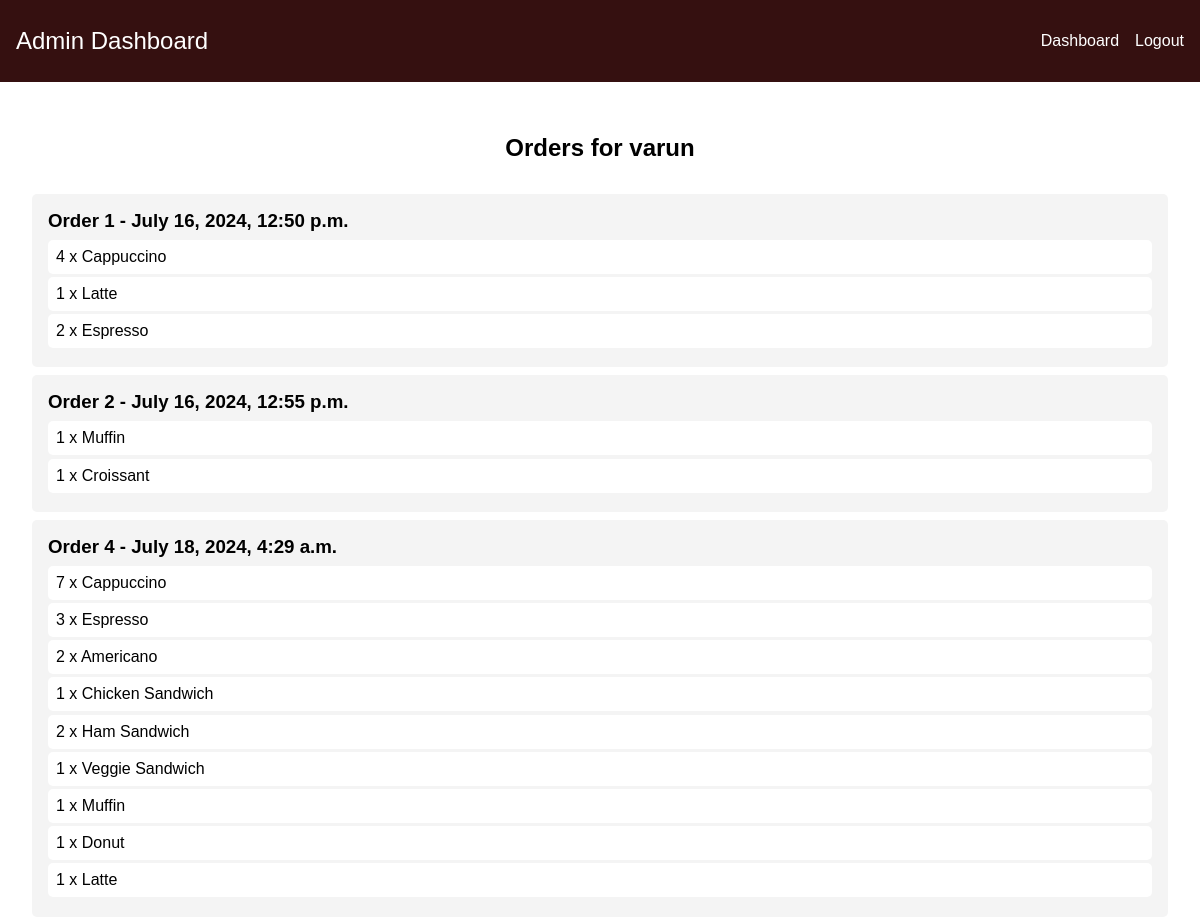
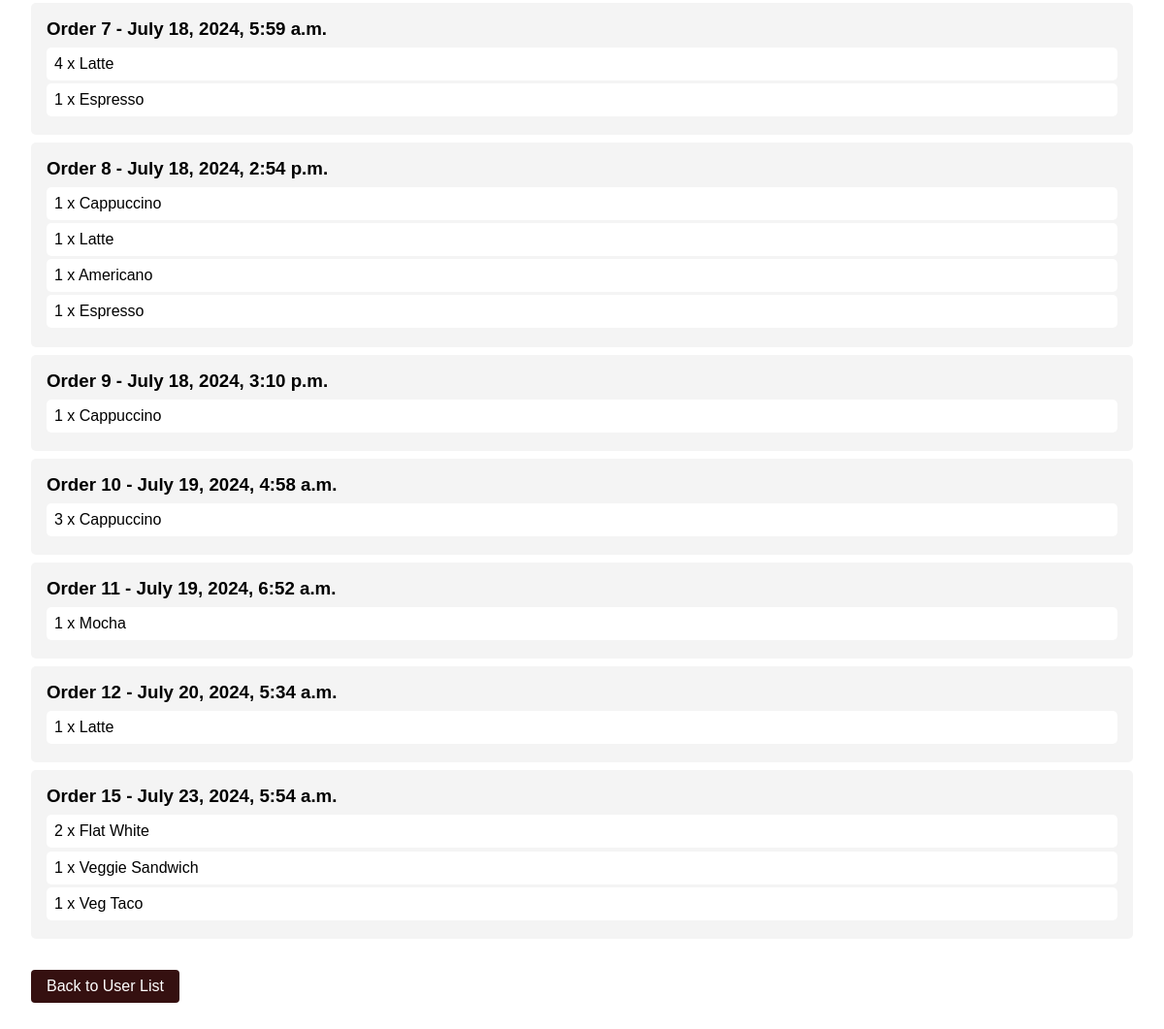
The app's page /users/4/orders/ with its own data (2 pictures, top to bottom).
### coffeeday/models.py (models this page shows, shortened)
class PastOrder(models.Model):
    user = models.ForeignKey(User, on_delete=models.CASCADE)
    created_at = models.DateTimeField(auto_now_add=True)

class PastOrderItem(models.Model):
    past_order = models.ForeignKey(PastOrder, on_delete=models.CASCADE, related_name='items')
    item = models.ForeignKey(Item, on_delete=models.CASCADE)
    quantity = models.PositiveIntegerField(default=1)

class Item(models.Model):
    ITEM_TYPE_CHOICES = [
        ('coffee', 'Coffee'),
        ('sandwich', 'Sandwich'),
        ('pastry', 'Pastry'),
    ]
    item_type = models.CharField(max_length=10, choices=ITEM_TYPE_CHOICES)
    custom_id = models.CharField(max_length=10, unique=True)
    name = models.CharField(max_length=100)
    description = models.TextField(blank=True)
    price = models.DecimalField(max_digits=6, decimal_places=2)
    image = models.ImageField(upload_to='menu_images/')

### coffeeday/views.py (the view)
# urls.py: path('users/<int:user_id>/orders/', views.user_orders, name='user_orders'),
def user_orders(request, user_id):
    user = User.objects.get(id=user_id)
    past_orders = PastOrder.objects.filter(user=user).prefetch_related('items__item')
    return render(request, 'user_orders.html', {'user': user, 'past_orders': past_orders})

### coffeeday/templates/user_orders.html (shortened to what this page needs)
<!DOCTYPE html>
<html lang="en">
<head>
</head>
<body>
    <nav class="navbar">
        <div class="navbar-brand">Admin Dashboard</div>
        <ul class="navbar-nav">
            <li><a href="{% url 'dashboard' %}">Dashboard</a></li>
            <li><a href="{% url 'logout' %}">Logout</a></li>
        </ul>
    </nav>
    <div class="container">
        <h2>Orders for {{ user.username }}</h2>
        <ul>
            {% for order in past_orders %}
            <li class="order">
                <h3>Order {{ order.id }} - {{ order.created_at }}</h3>
                <ul>
                    {% for item in order.items.all %}
                    <li>{{ item.quantity }} x {{ item.item.name }}</li>
                    {% endfor %}
                </ul>
            </li>
            {% endfor %}
        </ul>
        <a href="{% url 'user_list' %}" class="btn">Back to User List</a>
    </div>
</body>
</html>

### coffeeday/templates/user_orders.html (style rules this page uses)
body { font-family: Arial, sans-serif; margin: 0; padding: 0; }
.navbar { display: flex; justify-content: space-between; align-items: center; background-color: #351010; padding: 1rem; color: white; }
.navbar-brand { font-size: 1.5rem; }
.navbar-nav { list-style: none; display: flex; gap: 1rem; }
.navbar-nav li { display: inline; }
.navbar-nav a { color: white; text-decoration: none; font-size: 1rem; }
.container { padding: 2rem; }
h2 { text-align: center; margin-bottom: 2rem; }
ul { list-style-type: none; padding: 0; }
.order { background: #f4f4f4; margin: 0.5rem 0; padding: 1rem; border-radius: 5px; }
.order h3 { margin: 0; margin-bottom: 0.5rem; }
.order ul { list-style-type: none; padding: 0; }
.order li { background: #fff; margin: 0.2rem 0; padding: 0.5rem; border-radius: 5px; }
a.btn { background-color: #351010; color: white; padding: 0.5rem 1rem; text-decoration: none; border-radius: 4px; display: inline-block; margin-top: 1rem; }

### records on screen
PastOrder: id "1", created_at "July 16, 2024, 12:50 p.m."
PastOrderItem: quantity "4", item.name "Cappuccino"
PastOrderItem: quantity "1", item.name "Latte"
PastOrderItem: quantity "2", item.name "Espresso"
PastOrder: id "2", created_at "July 16, 2024, 12:55 p.m."
PastOrderItem: quantity "1", item.name "Muffin"
PastOrderItem: quantity "1", item.name "Croissant"
PastOrder: id "4", created_at "July 18, 2024, 4:29 a.m."
PastOrderItem: quantity "7", item.name "Cappuccino"
PastOrderItem: quantity "3", item.name "Espresso"
PastOrderItem: quantity "2", item.name "Americano"
PastOrderItem: quantity "1", item.name "Chicken Sandwich"
PastOrderItem: quantity "2", item.name "Ham Sandwich"
PastOrderItem: quantity "1", item.name "Veggie Sandwich"
PastOrderItem: quantity "1", item.name "Muffin"
PastOrderItem: quantity "1", item.name "Donut"
PastOrderItem: quantity "1", item.name "Latte"
PastOrder: id "7", created_at "July 18, 2024, 5:59 a.m."
PastOrderItem: quantity "4", item.name "Latte"
PastOrderItem: quantity "1", item.name "Espresso"
PastOrder: id "8", created_at "July 18, 2024, 2:54 p.m."
PastOrderItem: quantity "1", item.name "Cappuccino"
PastOrderItem: quantity "1", item.name "Latte"
PastOrderItem: quantity "1", item.name "Americano"
PastOrderItem: quantity "1", item.name "Espresso"
PastOrder: id "9", created_at "July 18, 2024, 3:10 p.m."
PastOrderItem: quantity "1", item.name "Cappuccino"
PastOrder: id "10", created_at "July 19, 2024, 4:58 a.m."
PastOrderItem: quantity "3", item.name "Cappuccino"
PastOrder: id "11", created_at "July 19, 2024, 6:52 a.m."
PastOrderItem: quantity "1", item.name "Mocha"
PastOrder: id "12", created_at "July 20, 2024, 5:34 a.m."
PastOrderItem: quantity "1", item.name "Latte"
PastOrder: id "15", created_at "July 23, 2024, 5:54 a.m."
PastOrderItem: quantity "2", item.name "Flat White"
PastOrderItem: quantity "1", item.name "Veggie Sandwich"
PastOrderItem: quantity "1", item.name "Veg Taco"

### other values on screen
{{ user.username }} "varun"
